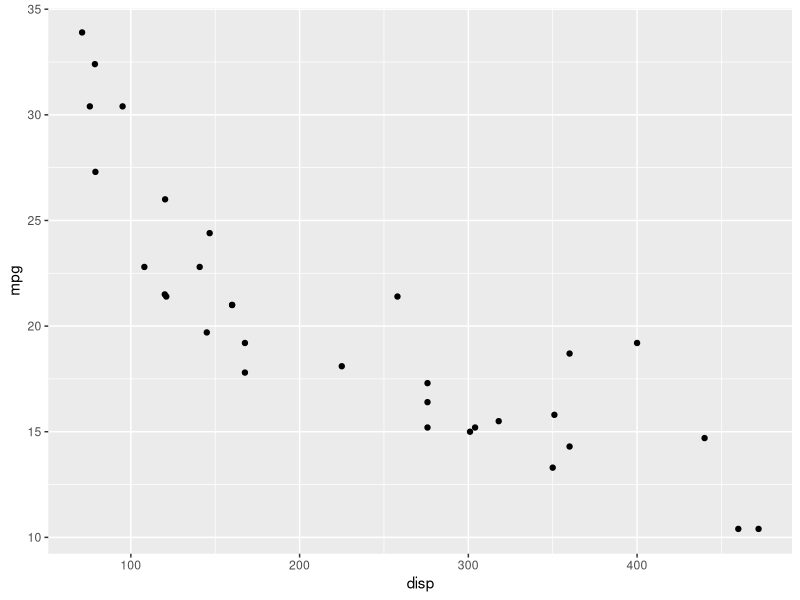
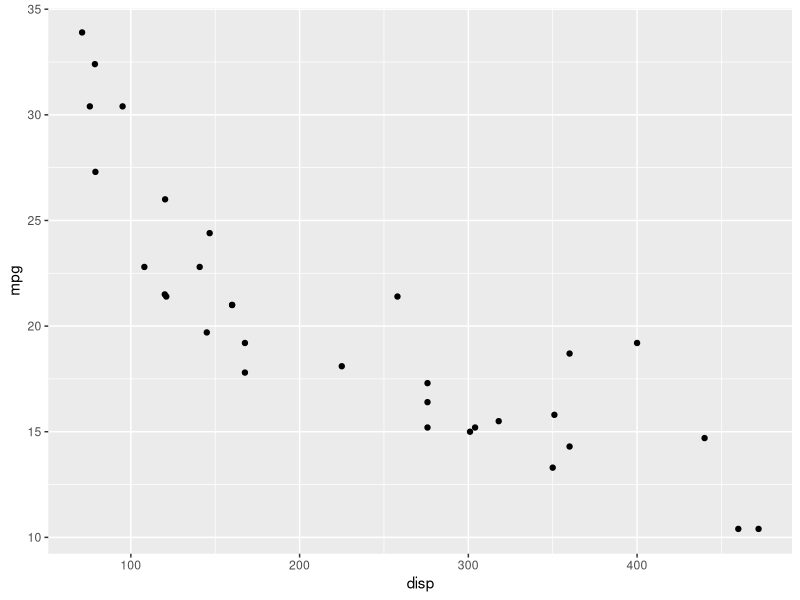
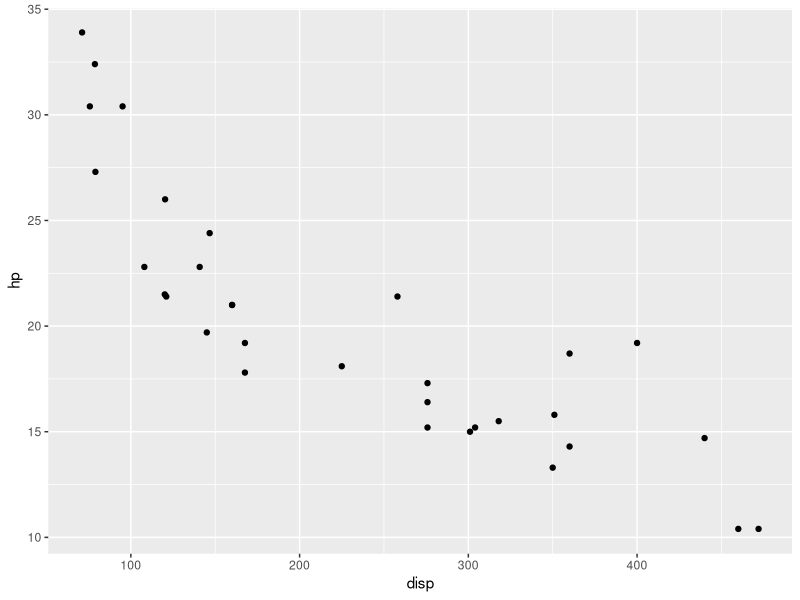
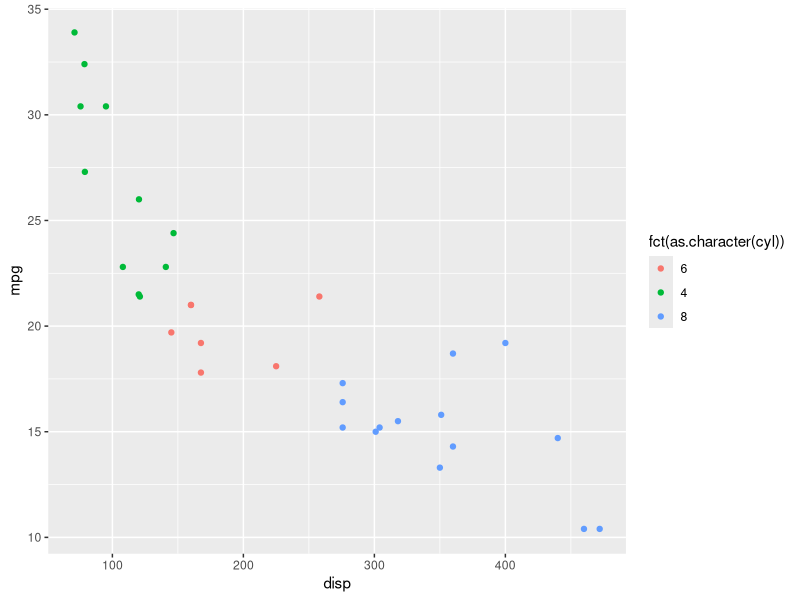
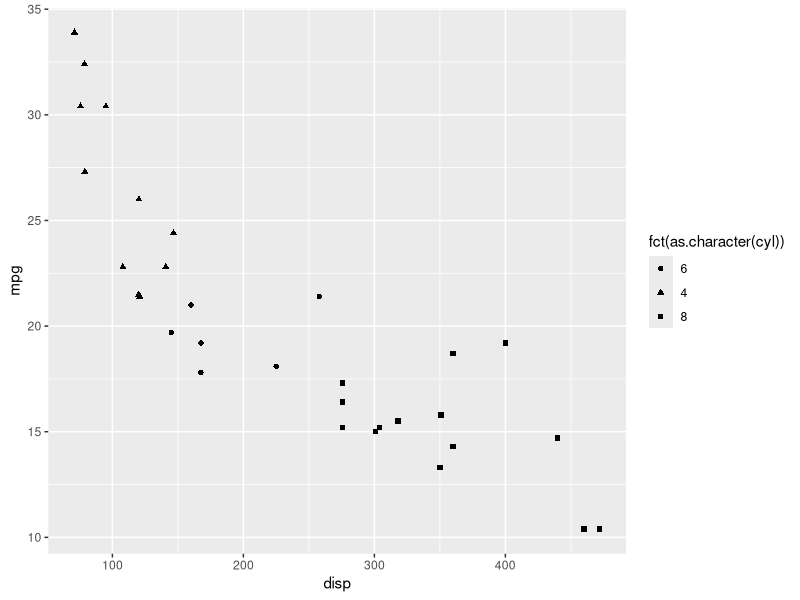
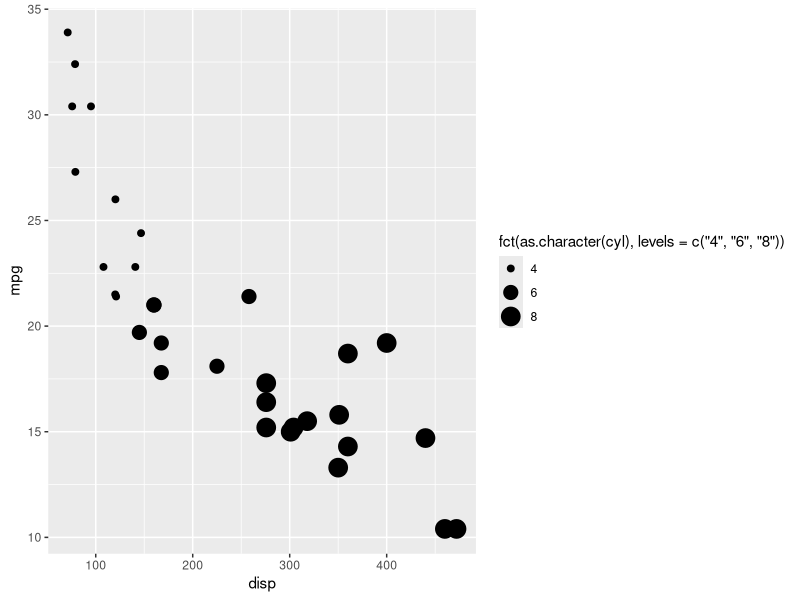
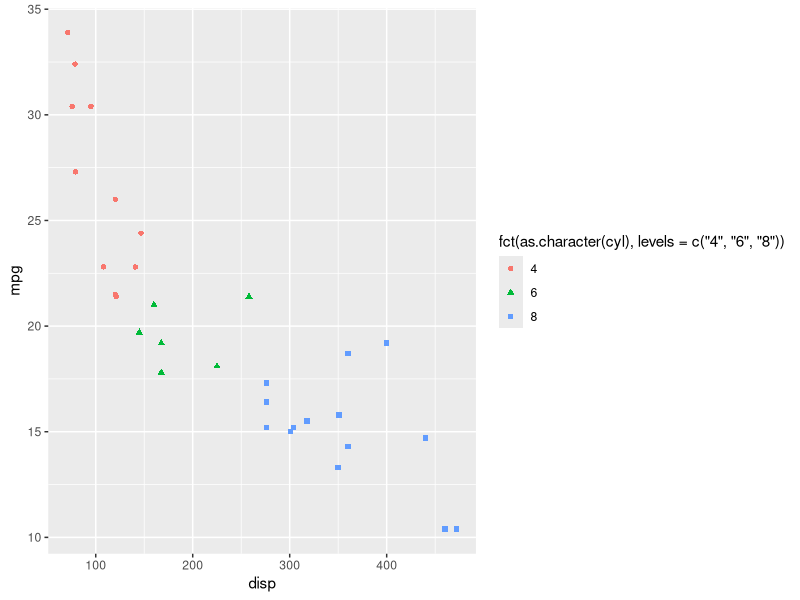

Here is the R script that generated these plots, in order:
## ---- chunk 1
#| label: setup
#| message: false
library(tidyverse)
library(ggpubr)

options(
  paged.print = FALSE
)
## ---- chunk 2
ggplot(data = mtcars, mapping = aes(x = disp, y = mpg)) +
  geom_point()
## ---- chunk 3
ggplot() +
  geom_point(data = mtcars, mapping = aes(x = disp, y = mpg))
## ---- chunk 4
mtcars
## ---- chunk 5
## combine aes
ggplot(
  data = mtcars,
  mapping = aes(
    y = hp
  )
  ) +
  geom_point(
    # overstyrer det som er satt for y-aksen i innledene ggplot()
    mapping = aes(
      x = disp,
      y = mpg
      )
    )
## ---- chunk 6
## combine aes
ggplot(
  data = mtcars
  ) +
  geom_point(
    # overstyrer det som er satt for y-aksen i innledene ggplot()
    mapping = aes(
      x = disp,
      y = mpg,
      colour = fct(as.character(cyl))
      )
    )
## ---- chunk 7
## combine aes
ggplot(
  data = mtcars
  ) +
  geom_point(
    # overstyrer det som er satt for y-aksen i innledene ggplot()
    mapping = aes(
      x = disp,
      y = mpg,
      shape = fct(as.character(cyl))
      )
    )
## ---- chunk 8
## combine aes
ggplot(
  data = mtcars
  ) +
  geom_point(
    # overstyrer det som er satt for y-aksen i innledene ggplot()
    mapping = aes(
      x = disp,
      y = mpg,
      size = fct(as.character(cyl), levels = c("4", "6", "8"))
      )
    )
## ---- chunk 9
## combine aes
ggplot(
  data = mtcars
  ) +
  geom_point(
    # overstyrer det som er satt for y-aksen i innledene ggplot()
    mapping = aes(
      x = disp,
      y = mpg,
      colour = fct(as.character(cyl), levels = c("4", "6", "8")),
      shape = fct(as.character(cyl), levels = c("4", "6", "8"))
      )
    )
## ---- chunk 10
mtcars |> 
  as_tibble()
